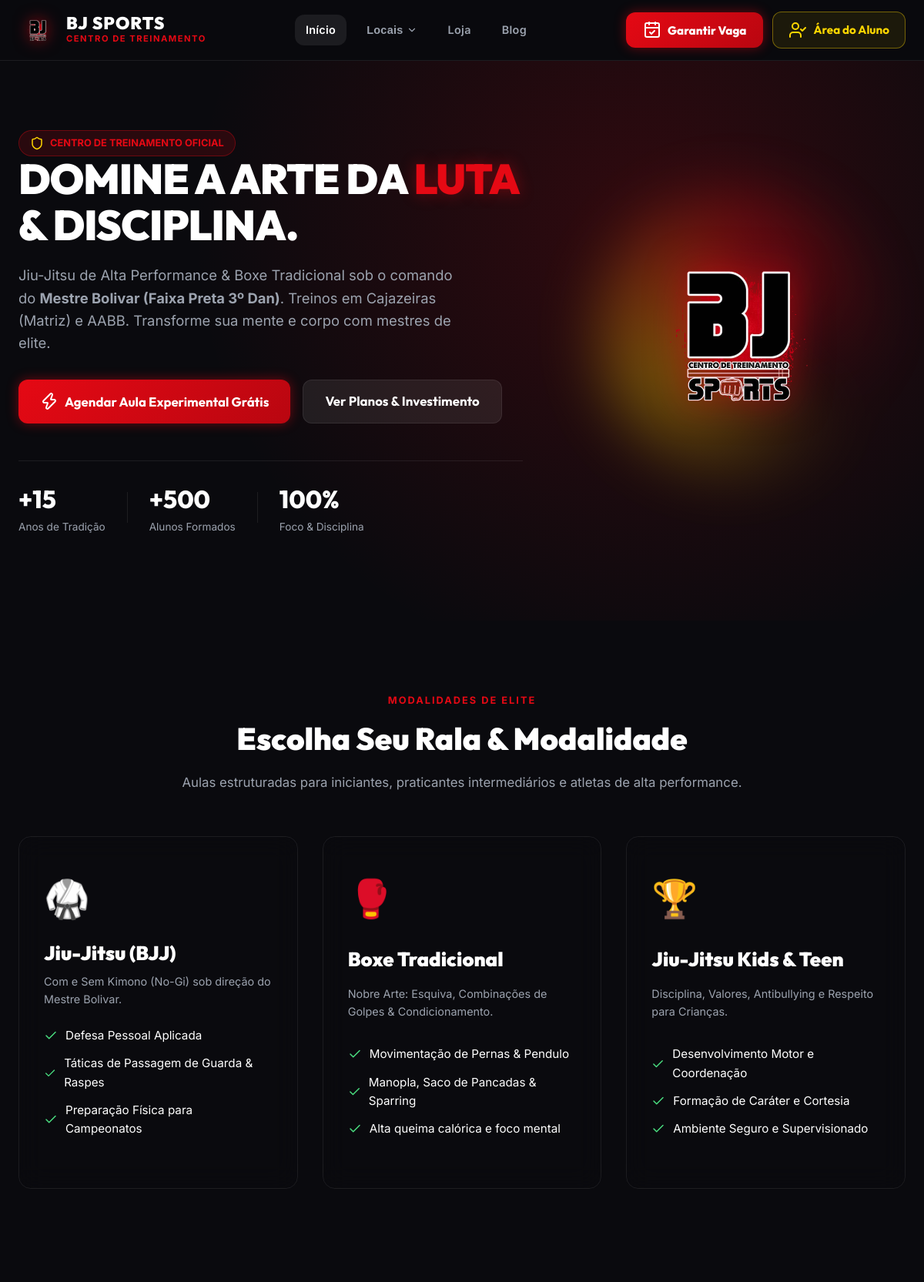
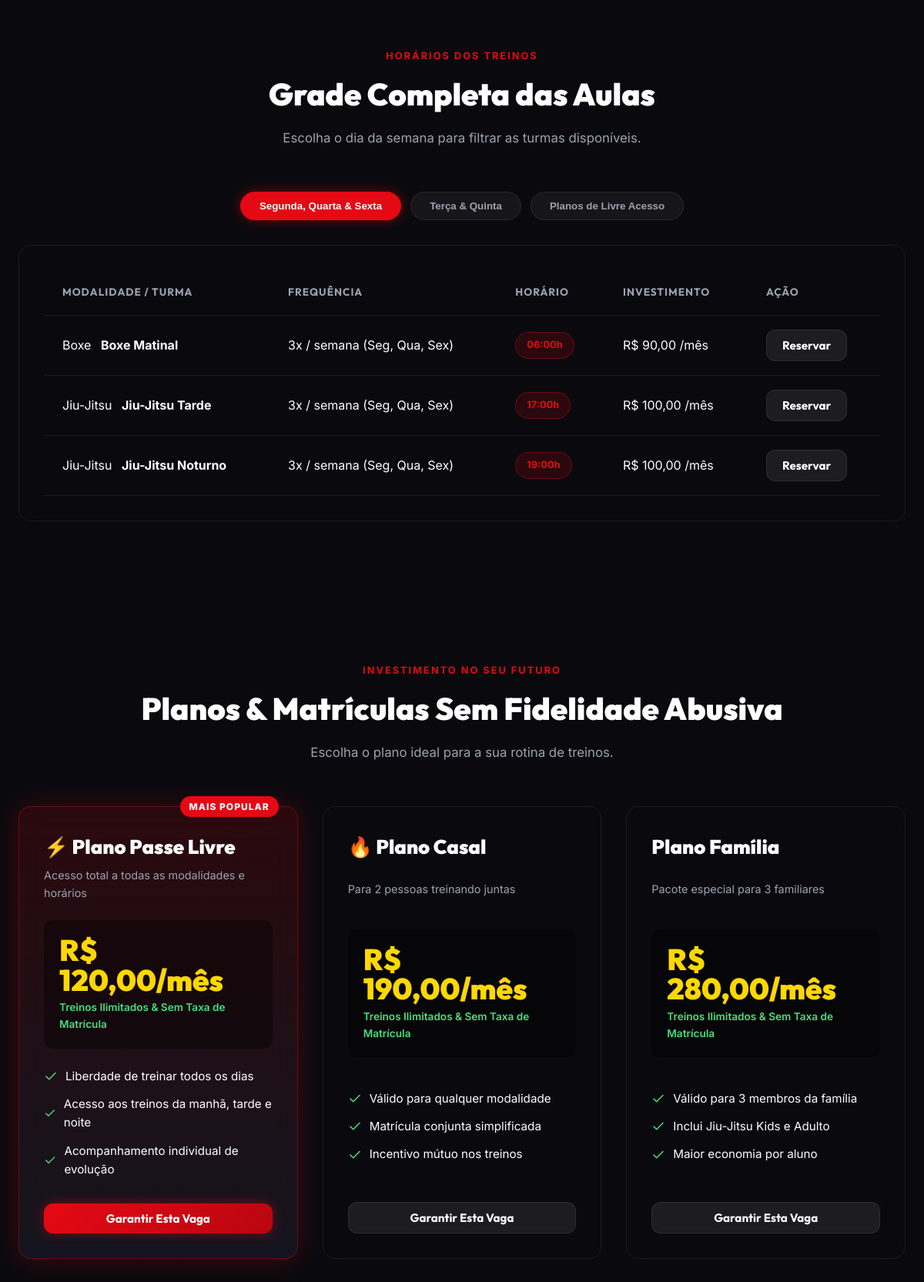
The page /index.html (upper part) on the database its author committed (2 pictures, top to bottom).
### app.py (models this page shows)
class Plan(db.Model):
    id = db.Column(db.Integer, primary_key=True)
    plan_code = db.Column(db.String(20), unique=True, nullable=False) # ID de Auditoria Exemplo: PLN-001
    name = db.Column(db.String(120), nullable=False)
    category = db.Column(db.String(80), nullable=False) # 'Planos Individuais', 'Planos Promocionais & Família'
    price = db.Column(db.String(50), nullable=False)
    sub = db.Column(db.String(200), nullable=True)
    features = db.Column(db.Text, nullable=True)
    is_featured = db.Column(db.Boolean, default=False)
    created_at = db.Column(db.DateTime, default=datetime.utcnow)

### app.py (the view)
@app.route('/')
@app.route('/index')
@app.route('/index.html')
def index():
    plans_list = Plan.query.order_by(Plan.is_featured.desc(), Plan.id.asc()).all()
    return render_template('index.html', page_title='Início', plans=plans_list)

### app.py (called while the page is built)
@app.context_processor
def inject_user_context():
    return {
        'now': datetime.utcnow(),
        'is_logged_in': 'user_id' in session,
        'user_name': session.get('user_name', 'Fernando Vier'),
        'username': session.get('username', 'bolivarbjj'),
        'user_role': session.get('user_role', 'monitor'),
        'user_plan': session.get('user_plan', '⚡ Plano Passe Livre (BJJ & Boxe) — R$ 120,00/mês')
    }

### templates/index.html (shortened to what this page needs)
{% extends "base.html" %}
{% block content %}
  <section class="hero-section">
    <div class="container hero-content">
      <div class="hero-text">
        <span class="badge-pill">
          <i data-lucide="shield" class="icon-sm icon-gold"></i> CENTRO DE TREINAMENTO OFICIAL
        </span>
        <h1 class="hero-title">
          DOMINE A ARTE DA <span class="highlight-red">LUTA</span> & DISCIPLINA.
        </h1>
        <p class="hero-desc">
          Jiu-Jitsu de Alta Performance & Boxe Tradicional sob o comando do <strong>Mestre Bolivar (Faixa Preta 3º Dan)</strong>. Treinos em Cajazeiras (Matriz) e AABB. Transforme sua mente e corpo com mestres de elite.
        </p>
        <div class="hero-buttons">
          <button id="heroCTA" class="btn btn-primary btn-lg btn-glow">
            <i data-lucide="zap"></i> Agendar Aula Experimental Grátis
          </button>
          <a href="#planos" class="btn btn-secondary btn-lg">
            Ver Planos & Investimento
          </a>
        </div>
        <div class="hero-stats">
          <div class="stat-card">
            <span class="stat-number">+15</span>
            <span class="stat-label">Anos de Tradição</span>
          </div>
          <div class="stat-card">
            <span class="stat-number">+500</span>
            <span class="stat-label">Alunos Formados</span>
          </div>
          <div class="stat-card">
            <span class="stat-number">100%</span>
            <span class="stat-label">Foco & Disciplina</span>
          </div>
        </div>
      </div>
      <div class="hero-media">
        <div class="logo-hero-wrapper">
          <img src="{{ url_for('static', filename='img/logo_transparent.png') }}" alt="BJ Sports Logo" class="hero-logo-img">
        </div>
      </div>
    </div>
  </section>
  <section class="section modalidades-section">
    <div class="container">
      <div class="section-header text-center">
        <span class="section-badge">MODALIDADES DE ELITE</span>
        <h2 class="section-title">Escolha Seu Rala & Modalidade</h2>
        <p class="section-subtitle">Aulas estruturadas para iniciantes, praticantes intermediários e atletas de alta performance.</p>
      </div>
      <div class="grid-planos">
        <div class="plano-card glass-panel">
          <div class="product-icon" style="font-size: 3rem; margin-top: 10px;">🥋</div>
          <h3 class="plano-title">Jiu-Jitsu (BJJ)</h3>
          <p class="plano-sub">Com e Sem Kimono (No-Gi) sob direção do Mestre Bolivar.</p>
          <ul class="plano-features">
            <li><i data-lucide="check" class="icon-green"></i> Defesa Pessoal Aplicada</li>
            <li><i data-lucide="check" class="icon-green"></i> Táticas de Passagem de Guarda & Raspes</li>
            <li><i data-lucide="check" class="icon-green"></i> Preparação Física para Campeonatos</li>
          </ul>
        </div>
        <div class="plano-card glass-panel">
          <div class="product-icon" style="font-size: 3rem; margin-top: 10px;">🥊</div>
          <h3 class="plano-title">Boxe Tradicional</h3>
          <p class="plano-sub">Nobre Arte: Esquiva, Combinações de Golpes & Condicionamento.</p>
          <ul class="plano-features">
            <li><i data-lucide="check" class="icon-green"></i> Movimentação de Pernas & Pendulo</li>
            <li><i data-lucide="check" class="icon-green"></i> Manopla, Saco de Pancadas & Sparring</li>
            <li><i data-lucide="check" class="icon-green"></i> Alta queima calórica e foco mental</li>
          </ul>
        </div>
        <div class="plano-card glass-panel">
          <div class="product-icon" style="font-size: 3rem; margin-top: 10px;">🏆</div>
          <h3 class="plano-title">Jiu-Jitsu Kids & Teen</h3>
          <p class="plano-sub">Disciplina, Valores, Antibullying e Respeito para Crianças.</p>
          <ul class="plano-features">
            <li><i data-lucide="check" class="icon-green"></i> Desenvolvimento Motor e Coordenação</li>
            <li><i data-lucide="check" class="icon-green"></i> Formação de Caráter e Cortesia</li>
            <li><i data-lucide="check" class="icon-green"></i> Ambiente Seguro e Supervisionado</li>
          </ul>
        </div>
      </div>
    </div>
  </section>
  <section class="section horarios-section" id="horarios">
    <div class="container">
      <div class="section-header text-center">
        <span class="section-badge">HORÁRIOS DOS TREINOS</span>
        <h2 class="section-title">Grade Completa das Aulas</h2>
        <p class="section-subtitle">Escolha o dia da semana para filtrar as turmas disponíveis.</p>
      </div>
      <div class="schedule-filters">
        <button class="day-btn active" data-day="seg">Segunda, Quarta & Sexta</button>
        <button class="day-btn" data-day="ter">Terça & Quinta</button>
        <button class="day-btn" data-day="todos">Planos de Livre Acesso</button>
      </div>
      <div class="glass-panel table-responsive">
        <table class="schedule-table">
          <thead>
            <tr>
              <th>Modalidade / Turma</th>
              <th>Frequência</th>
              <th>Horário</th>
              <th>Investimento</th>
              <th>Ação</th>
            </tr>
          </thead>
          <tbody id="scheduleTableBody">
          </tbody>
        </table>
      </div>
    </div>
  </section>
  <section class="section planos-section" id="planos">
    <div class="container">
      <div class="section-header text-center">
        <span class="section-badge">INVESTIMENTO NO SEU FUTURO</span>
        <h2 class="section-title">Planos & Matrículas Sem Fidelidade Abusiva</h2>
        <p class="section-subtitle">Escolha o plano ideal para a sua rotina de treinos.</p>
      </div>
      <div class="grid-planos">
        {% for plan in plans %}
        <div class="plano-card {% if plan.is_featured %}featured-card{% endif %} glass-panel">
          {% if plan.is_featured %}
            <div class="plano-badge">MAIS POPULAR</div>
          {% endif %}
          <h3 class="plano-title">{{ plan.name }}</h3>
          <p class="plano-sub">{{ plan.sub if plan.sub else plan.category }}</p>
          <div class="plano-price-box">
            <span class="main-price">{{ plan.price }}</span>
            <span class="price-detail">Treinos Ilimitados & Sem Taxa de Matrícula</span>
          </div>
          {% if plan.features %}
          <ul class="plano-features">
            {% for feat in plan.features.split(';') %}
            <li><i data-lucide="check" class="icon-green"></i> {{ feat.strip() }}</li>
            {% endfor %}
          </ul>
          {% endif %}
          <button class="btn {% if plan.is_featured %}btn-primary btn-glow{% else %}btn-secondary{% endif %} btn-block select-plan-btn" data-plan="{{ plan.name }}">
            Garantir Esta Vaga
          </button>
        </div>
        {% endfor %}
      </div>
    </div>
  </section>
{% endblock %}

### rows shown on the page
Plan: is_featured "MAIS POPULAR", name "⚡ Plano Passe Livre", sub "Acesso total a todas as modalidades e horários", price "R$ 120,00/mês", strip "Liberdade de treinar todos os dias" "Acesso aos treinos da manhã, tarde e noite" "Acompanhamento individual de evolução"
Plan: name "🔥 Plano Casal", sub "Para 2 pessoas treinando juntas", price "R$ 190,00/mês", strip "Válido para qualquer modalidade" "Matrícula conjunta simplificada" "Incentivo mútuo nos treinos"
Plan: name "Plano Família", sub "Pacote especial para 3 familiares", price "R$ 280,00/mês", strip "Válido para 3 membros da família" "Inclui Jiu-Jitsu Kids e Adulto" "Maior economia por aluno"
